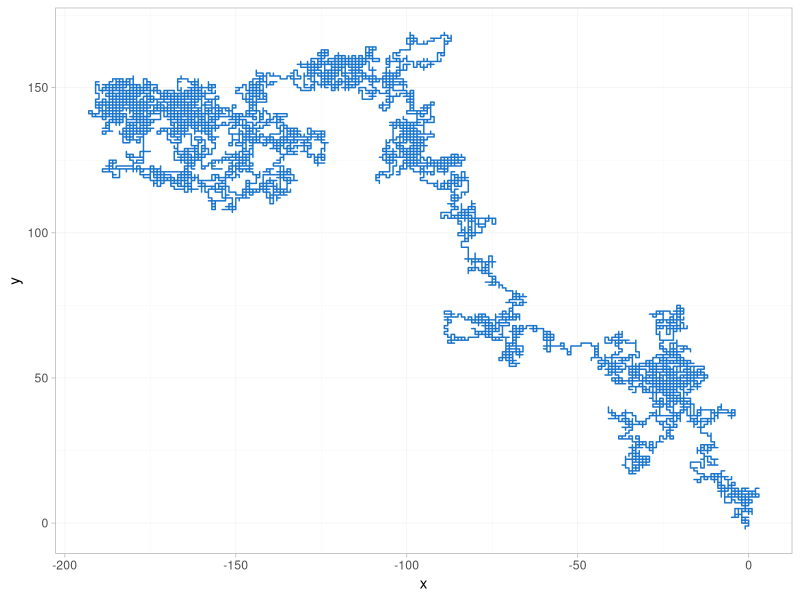
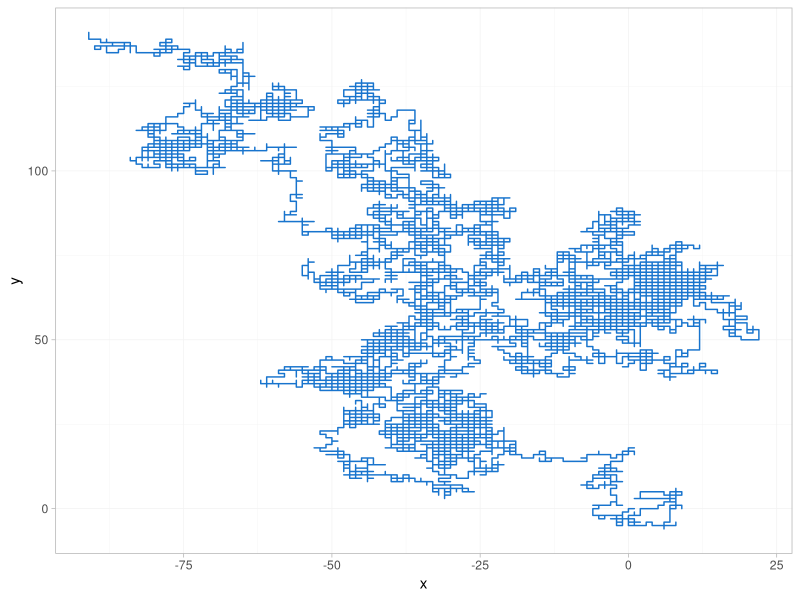
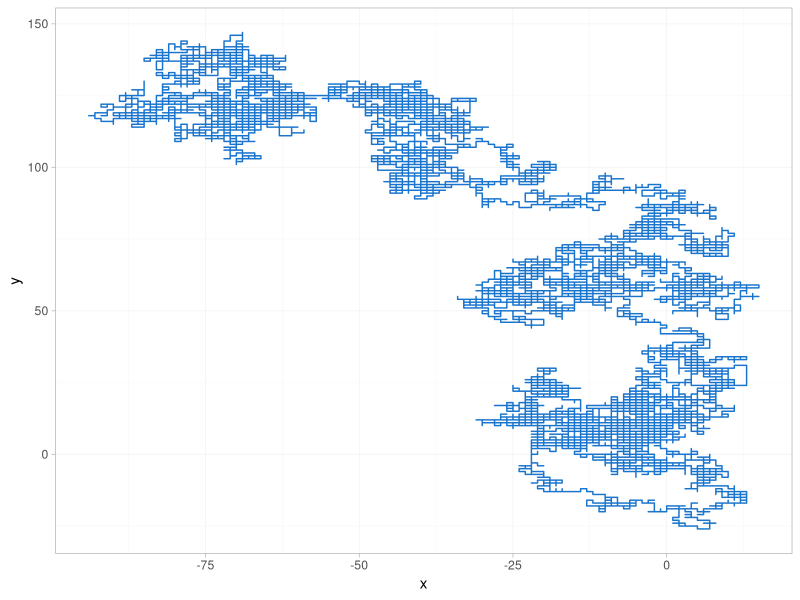

The R script that drew these images, in order:


#****************************************************************************
# Vectorization examples 
# 2019-04-15
# Nayef Ahmad

#****************************************************************************

library(tidyverse)


# Example 1: Coin tosses -------------

# Reference: https://www.r-bloggers.com/how-to-use-vectorization-to-streamline-simulations/

# Write a program to: 
# > toss a coin n times and print out after every 100 tosses the proportion of
#   heads minus 1/2 
# > print out after every 100 tosses the number of heads minus half the number
#   of tosses 
# > do these numbers appear to approach 0 as n increases?



# > 1.1) non-vectorized solution: -------------------------------------------

# function definition: 
coin_toss <- function(n){
    
    result <- c()  # empty vector that we'll fill via the loop 
    
    for (i in 1:n) {
        
        if (i == 1){
            # the first flip we just assign the toss result to variable "tosses"
            tosses <- sample(c(0,1), 1)
            
        } else {
            # creating a vector, "tosses" that has history of all tosses
            # We also fill this vector using the loop
            tosses <- c(tosses, sample(c(0,1), 1))
            
        }
        
        # when we reach a toss number that a multiple of 100 we output the status
        if (i %% 100 == 0) {
            ## output the percent of heads away from 50%
            percent <- (sum(tosses) / length(tosses)) - 0.5
            
            ## output the number of heads away from half of all tosses
            number <- sum(tosses) - (length(tosses) / 2)
            
            # join together in var "result" 
            result <- rbind(result, c(percent, number))
        }
    }
    
    return(result)
}


# function test: 
set.seed(10)
coin_toss(1000)  # note that we require n > 100 



# > 1.2) vectorized solution: ------------------------------------------------

# function definition: 
coin_toss_vectorized <- function(n, step = 100) {
    
    if (n < 100) {return(cat("n must be greater than 100"))}
    
    # Record cumulative num heads at each step
    tosses <- cumsum(sample(c(0, 1), n, replace = TRUE))
    
    # define vector of indices, based on `step` argument: 
    steps <- seq(step, n, by = step)
    
    # Compute summaries, indexing into vector "tosses", using the "steps" vector
    percent <- tosses[steps]/steps - .5
    number <- tosses[steps] - steps/2
    
    # return result
    return(cbind(percent, number))
    
}


# function test: 
set.seed(10)
coin_toss_vectorized(1000)

set.seed(10)
coin_toss(1000)

# vectorized and non-vectorized functions give same result 


# compare speeds: 
system.time(coin_toss(100000))  # elapsed = 12.65 sec
system.time(coin_toss_vectorized(100000))  # elapsed = 0 sec!!!



# > 1.3) Notes: ------------

cumsum  # function (x)  .Primitive("cumsum")

# The .Primitive above means that cumsum is implemented as a C function. 
# Reference: http://www.noamross.net/blog/2014/4/16/vectorization-in-r--why.html 

# In the **vectorized** solution, we first create a vector of sampled results,
# then **pass the entire vector to cumsum( ) to operate on in one go**.

# cumsum takes a vector as input, and **returns a vector the 
#   accumulates the input vector at every stage** 

# Also, calculations of percentages are vectorized: "tosses[steps]/steps" will
# return a vector, the first element of which will be the first element of
# tosses[steps] divided by the first element of steps, and so on

# In contrast, in the **non-vectorized** solution, at every stage, the operations
# only work with one coin toss at a time. Also, we are growing a vector through
# a for loop, which means there's overhear evey iteration of the loop, to
# allocate memory, etc.









#****************************************************************************
# Example 2: 2D Random walk ---------

# Reference: "Writing Efficient Programs in R (and Beyond)"
# PDF: https://www.stat.auckland.ac.nz/~ihaka/downloads/Taupo.pdf 

#****************************************************************************


# > 2.1) non-vectorized solution: ---------------------------------------------

# define function: 
rw2d1 <- 
    function(n) {
        xpos = ypos = numeric(n)
        xdir = c(TRUE, FALSE)  # should we change xpos? If no, we'll change ypos  
        pm1 = c(1, -1)  # which direction to change xpos
        
        for(i in 2:n)
            if (sample(xdir, 1)) {
                xpos[i] = xpos[i-1] + sample(pm1, 1)
                ypos[i] = ypos[i-1]
            }
        else {
            xpos[i] = xpos[i-1]
            ypos[i] = ypos[i-1] + sample(pm1, 1)
        }
        data.frame(x = xpos,
                   y = ypos)
    }


# test function: 
rw2d1(10)

# plot result: 
rw2d1(15000) %>% 
    ggplot(aes(x=x, y=y)) + 
    geom_path(col = "dodgerblue3") + 
    theme_light() +
    theme(panel.grid.minor = element_line(colour = "grey95"), 
      panel.grid.major = element_line(colour = "grey95"))
      




# > 2.2) First vectorized solution: ---------------------------------------------

# Rather than computing the position element by element, this
# version computes the vectors of position changes and then
# uses cumsum to compute the positions.

# To compute n positions we need n − 1 position changes.


# define function: 
rw2d2 <- function(n) {
    
    # Compute all step sizes: 
    steps <- sample(c(-1, 1), 
                    n-1, 
                    replace = TRUE) 
    
    # determine whether or not to step in x-direction: 
    xdir <- sample(c(TRUE, FALSE), 
                   n-1, 
                   replace = TRUE)
    
    # find full vector of xpos: 
    # if xdir = TRUE, we change xdir by amout "steps" (-1 or 1)
    
    # Vectorization: 
    # > ifelse is vectorized - applies on the whole xdir vector 
    # > cumsum is also vectorized 
    xpos <- c(0, cumsum(ifelse(xdir, 
                               steps, 
                               0)))
    
    # change ypos when you don't change xpos: 
    ypos <- c(0, cumsum(ifelse(xdir, 
                               0, 
                               steps)))
    
    # return result: 
    data.frame(x = xpos, 
               y = ypos)
    
}


# >> 2.2.1) Notes: -----
# note the importance of cumsum() in this example as well as
# in Example 1



# test function: 
set.seed(4); rw2d2(10)


# plot result: 
# plot result: 
rw2d2(15000) %>% 
    ggplot(aes(x=x, y=y)) + 
    geom_path(col = "dodgerblue3") + 
    theme_light() +
    theme(panel.grid.minor = element_line(colour = "grey95"), 
          panel.grid.major = element_line(colour = "grey95"))



# > 2.3) Second vectorized solution: ---------------------------------------------
# A potential problem with the previous version is the use of the
# ifelse function to deal with the x and y directions separately.
# As a final improvement let’s deal with the four step directions
# separately and simply choose one of the four directions at
# random.

# define function: 
rw2d3 <- function(n){
    
    xsteps <- c(-1, 1, 0, 0)
    ysteps <- c(0, 0, -1, 1)
    
    # randomly choose a direction: 
    dir <- sample(1:4, 
                  n - 1, 
                  replace = TRUE)
    
    xpos <- c(0, cumsum(xsteps[dir]))
    ypos <- c(0, cumsum(ysteps[dir]))
    
    return(data.frame(x = xpos, 
                      y = ypos))
    
}



# test function: 
set.seed(4); rw2d3(10)


# plot result: 
rw2d3(15000) %>% 
    ggplot(aes(x=x, y=y)) + 
    geom_path(col = "dodgerblue3") + 
    theme_light() +
    theme(panel.grid.minor = element_line(colour = "grey95"), 
          panel.grid.major = element_line(colour = "grey95"))
